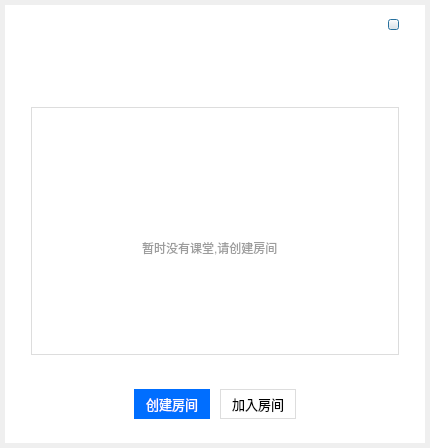
<?xml version="1.0" encoding="UTF-8"?>
<ui version="4.0">
 <class>LiveRoomList</class>
 <widget class="QDialog" name="LiveRoomList">
  <property name="geometry">
   <rect>
    <x>0</x>
    <y>0</y>
    <width>430</width>
    <height>448</height>
   </rect>
  </property>
  <property name="windowTitle">
   <string>LiveRoomList</string>
  </property>
  <property name="styleSheet">
   <string notr="true"/>
  </property>
  <layout class="QVBoxLayout" name="verticalLayout_2">
   <property name="spacing">
    <number>0</number>
   </property>
   <property name="leftMargin">
    <number>5</number>
   </property>
   <property name="topMargin">
    <number>5</number>
   </property>
   <property name="rightMargin">
    <number>5</number>
   </property>
   <property name="bottomMargin">
    <number>5</number>
   </property>
   <item>
    <widget class="QWidget" name="widgetMain" native="true">
     <property name="minimumSize">
      <size>
       <width>420</width>
       <height>438</height>
      </size>
     </property>
     <property name="maximumSize">
      <size>
       <width>420</width>
       <height>438</height>
      </size>
     </property>
     <property name="styleSheet">
      <string notr="true">#widgetMain{
	background-color: rgb(255, 255, 255);
}</string>
     </property>
     <layout class="QVBoxLayout" name="verticalLayout">
      <property name="spacing">
       <number>0</number>
      </property>
      <property name="leftMargin">
       <number>26</number>
      </property>
      <property name="topMargin">
       <number>10</number>
      </property>
      <property name="rightMargin">
       <number>26</number>
      </property>
      <property name="bottomMargin">
       <number>0</number>
      </property>
      <item>
       <layout class="QVBoxLayout" name="verticalLayout_7">
        <property name="spacing">
         <number>0</number>
        </property>
        <property name="bottomMargin">
         <number>22</number>
        </property>
        <item>
         <layout class="QHBoxLayout" name="horizontalLayout">
          <property name="spacing">
           <number>0</number>
          </property>
          <item>
           <spacer name="horizontalSpacer_3">
            <property name="orientation">
             <enum>Qt::Horizontal</enum>
            </property>
            <property name="sizeHint" stdset="0">
             <size>
              <width>40</width>
              <height>20</height>
             </size>
            </property>
           </spacer>
          </item>
          <item>
           <widget class="QPushButton" name="btn_close">
            <property name="minimumSize">
             <size>
              <width>11</width>
              <height>10</height>
             </size>
            </property>
            <property name="maximumSize">
             <size>
              <width>11</width>
              <height>11</height>
             </size>
            </property>
            <property name="styleSheet">
             <string notr="true">QPushButton {
	border-image: url(:/Portal(Qt)/close-normal.png)
}
QPushButton:pressed {
	border-image: url(:/Portal(Qt)/close-press.png);
}</string>
            </property>
            <property name="text">
             <string/>
            </property>
           </widget>
          </item>
         </layout>
        </item>
        <item>
         <spacer name="verticalSpacer">
          <property name="orientation">
           <enum>Qt::Vertical</enum>
          </property>
          <property name="sizeHint" stdset="0">
           <size>
            <width>20</width>
            <height>40</height>
           </size>
          </property>
         </spacer>
        </item>
        <item>
         <layout class="QHBoxLayout" name="horizontalLayout_4">
          <property name="spacing">
           <number>0</number>
          </property>
          <property name="leftMargin">
           <number>0</number>
          </property>
          <item>
           <widget class="QLabel" name="title">
            <property name="minimumSize">
             <size>
              <width>227</width>
              <height>36</height>
             </size>
            </property>
            <property name="maximumSize">
             <size>
              <width>227</width>
              <height>36</height>
             </size>
            </property>
            <property name="font">
             <font>
              <family>微软雅黑</family>
              <pointsize>20</pointsize>
             </font>
            </property>
            <property name="styleSheet">
             <string notr="true">#title{
	image: url(:/Portal(Qt)/logo-edu.png)
}</string>
            </property>
            <property name="text">
             <string/>
            </property>
           </widget>
          </item>
         </layout>
        </item>
       </layout>
      </item>
      <item>
       <layout class="QVBoxLayout" name="verticalLayout_3">
        <property name="spacing">
         <number>0</number>
        </property>
        <property name="leftMargin">
         <number>0</number>
        </property>
        <property name="topMargin">
         <number>10</number>
        </property>
        <property name="rightMargin">
         <number>0</number>
        </property>
        <property name="bottomMargin">
         <number>10</number>
        </property>
        <item>
         <widget class="QWidget" name="widget_room_list" native="true">
          <property name="minimumSize">
           <size>
            <width>368</width>
            <height>248</height>
           </size>
          </property>
          <property name="maximumSize">
           <size>
            <width>368</width>
            <height>248</height>
           </size>
          </property>
          <property name="styleSheet">
           <string notr="true">#widget_room_list{
	border: 1px solid #dddddd;
}</string>
          </property>
          <widget class="QListWidget" name="lw_room_list">
           <property name="geometry">
            <rect>
             <x>0</x>
             <y>0</y>
             <width>368</width>
             <height>248</height>
            </rect>
           </property>
           <property name="minimumSize">
            <size>
             <width>368</width>
             <height>248</height>
            </size>
           </property>
           <property name="maximumSize">
            <size>
             <width>368</width>
             <height>248</height>
            </size>
           </property>
           <property name="styleSheet">
            <string notr="true">#lw_room_list{
	border: none;
	margin: 14px 2px 14px 2px;
}</string>
           </property>
           <property name="horizontalScrollBarPolicy">
            <enum>Qt::ScrollBarAlwaysOff</enum>
           </property>
          </widget>
          <widget class="QWidget" name="widge_no_room" native="true">
           <property name="geometry">
            <rect>
             <x>100</x>
             <y>80</y>
             <width>161</width>
             <height>81</height>
            </rect>
           </property>
           <layout class="QVBoxLayout" name="verticalLayout_6">
            <item>
             <layout class="QHBoxLayout" name="horizontalLayout_3">
              <item>
               <widget class="QLabel" name="label_conf">
                <property name="minimumSize">
                 <size>
                  <width>40</width>
                  <height>40</height>
                 </size>
                </property>
                <property name="maximumSize">
                 <size>
                  <width>40</width>
                  <height>40</height>
                 </size>
                </property>
                <property name="styleSheet">
                 <string notr="true">image:url(:/Portal(Qt)/conf.png)</string>
                </property>
                <property name="text">
                 <string/>
                </property>
               </widget>
              </item>
             </layout>
            </item>
            <item>
             <widget class="QLabel" name="label_no_room">
              <property name="styleSheet">
               <string notr="true">color: rgb(156, 156, 156);</string>
              </property>
              <property name="text">
               <string>暂时没有课堂,请创建房间</string>
              </property>
             </widget>
            </item>
           </layout>
          </widget>
         </widget>
        </item>
       </layout>
      </item>
      <item>
       <layout class="QHBoxLayout" name="horizontalLayout_2">
        <property name="spacing">
         <number>10</number>
        </property>
        <property name="topMargin">
         <number>24</number>
        </property>
        <property name="bottomMargin">
         <number>24</number>
        </property>
        <item>
         <spacer name="horizontalSpacer">
          <property name="orientation">
           <enum>Qt::Horizontal</enum>
          </property>
          <property name="sizeHint" stdset="0">
           <size>
            <width>40</width>
            <height>20</height>
           </size>
          </property>
         </spacer>
        </item>
        <item>
         <widget class="QPushButton" name="btn_create">
          <property name="minimumSize">
           <size>
            <width>76</width>
            <height>30</height>
           </size>
          </property>
          <property name="maximumSize">
           <size>
            <width>76</width>
            <height>30</height>
           </size>
          </property>
          <property name="font">
           <font>
            <family>Microsoft YaHei</family>
            <pointsize>10</pointsize>
            <weight>50</weight>
            <italic>false</italic>
            <bold>false</bold>
           </font>
          </property>
          <property name="styleSheet">
           <string notr="true">QPushButton {
	border: none;
	background:  #006eff;
	color: #ffffff;
	font: 10pt &quot;Microsoft YaHei&quot;;
}

QPushButton:hover {
	background:  #0068f2;
}

QPushButton:pressed {
	background:  #0062e5;
}

QPushButton:disable {
	border: 1px solid #d5d5d5;
	color: #bbbbbb;
	background:  #f2f2f2;
}</string>
          </property>
          <property name="text">
           <string>创建房间</string>
          </property>
         </widget>
        </item>
        <item>
         <widget class="QPushButton" name="btn_join">
          <property name="minimumSize">
           <size>
            <width>76</width>
            <height>30</height>
           </size>
          </property>
          <property name="maximumSize">
           <size>
            <width>76</width>
            <height>30</height>
           </size>
          </property>
          <property name="font">
           <font>
            <family>Microsoft YaHei</family>
            <pointsize>10</pointsize>
            <weight>50</weight>
            <italic>false</italic>
            <bold>false</bold>
           </font>
          </property>
          <property name="styleSheet">
           <string notr="true">QPushButton {
	border: 1px solid #dddddd;
	background:  #ffffff;
	color: #000000;
	font: 10pt &quot;Microsoft YaHei&quot;;
}

QPushButton:hover {
	border: 1px solid #d2d2d2;
	background:  #f2f2f2;
}

QPushButton:pressed {
	border: 1px solid #d2d2d2;
	background:  #e5e5e5;
}

QPushButton:disable {
	border: 1px solid #d5d5d5;
	color: #bbbbbb;
	background:  #f2f2f2;
}</string>
          </property>
          <property name="text">
           <string>加入房间</string>
          </property>
         </widget>
        </item>
        <item>
         <spacer name="horizontalSpacer_2">
          <property name="orientation">
           <enum>Qt::Horizontal</enum>
          </property>
          <property name="sizeHint" stdset="0">
           <size>
            <width>40</width>
            <height>20</height>
           </size>
          </property>
         </spacer>
        </item>
       </layout>
      </item>
     </layout>
    </widget>
   </item>
  </layout>
 </widget>
 <layoutdefault spacing="6" margin="11"/>
 <tabstops>
  <tabstop>lw_room_list</tabstop>
  <tabstop>btn_create</tabstop>
  <tabstop>btn_join</tabstop>
  <tabstop>btn_close</tabstop>
 </tabstops>
 <resources>
  <include location="../Resources/Porttal(Qt).qrc"/>
 </resources>
 <connections/>
</ui>
